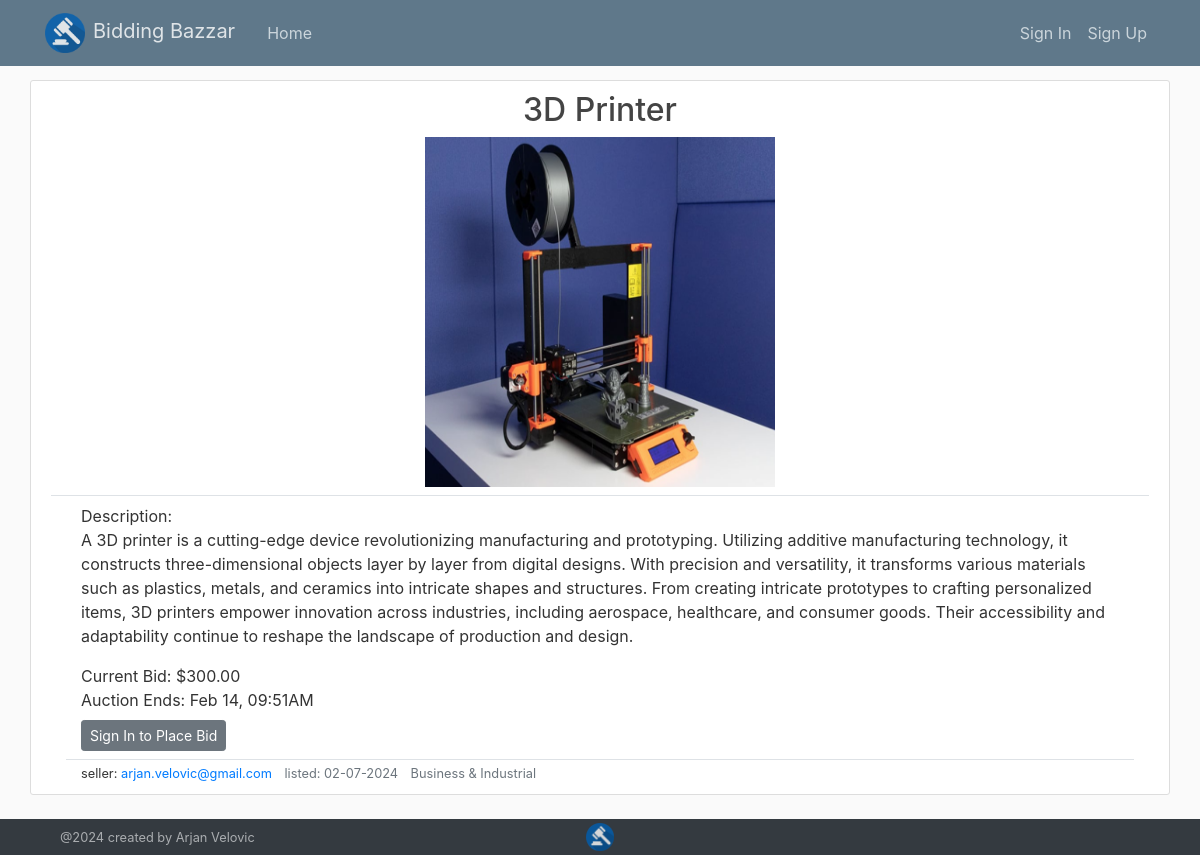
Page /item/1 on the committed database.
### flaskmarket/models.py (models this page shows, shortened)
class Item(db.Model):
    id = db.Column(db.Integer, primary_key=True)
    title = db.Column(db.String(100), nullable=False)
    description = db.Column(db.Text, nullable=False)
    category = db.Column(db.String(100), nullable=False)
    image_file = db.Column(db.String(50), nullable=False, default='default2.jpg')
    price = db.Column(db.Numeric, nullable=False)
    seller = db.Column(db.Integer, db.ForeignKey('user.id'), nullable=False)
    listeddate = db.Column(db.DateTime, nullable=False, default=datetime.utcnow)
    enddate = db.Column(db.DateTime, nullable=False, default=datetime.utcnow)
    hasbuyer = db.Column(db.Boolean, nullable = False, default = False)
    bidinfo = db.relationship('Bid', backref='item', lazy=True)
    watches = db.relationship('Watchlist', backref='item', lazy=True)
    @hybrid_property
    def notactive(self):
        if datetime.utcnow() - timedelta(hours=5) >= self.enddate:
            return True
        else:
            return False

class User(db.Model, UserMixin):
    id = db.Column(db.Integer, primary_key=True)
    firstname = db.Column(db.String(100), nullable=False)
    lastname = db.Column(db.String(100), nullable=False)
    address = db.Column(db.String(200), nullable=False)
    phonenumber = db.Column(db.String(20), nullable=False)
    email = db.Column(db.String(120), unique=True, nullable=False)
    image_file = db.Column(db.String(20), nullable=False, default='default.jpg')
    password = db.Column(db.String(60), nullable=False)
    datecreated = db.Column(db.DateTime, nullable=False, default=datetime.utcnow)
    posts = db.relationship('Item', backref='author', lazy=True)
    bids = db.relationship('Bid', backref='bidder', lazy=True)
    watching = db.relationship('Watchlist', backref='watcher', lazy=True)

### flaskmarket/items/routes.py (the view, shortened to what this page needs)
@items.route("/item/<int:item_id>", methods=['GET', 'POST'])
def item(item_id):
    item = Item.query.get_or_404(item_id)
    bidform = BidForm()
    watchlistform = WatchlistForm()
    bidform.bidvalue.validators = [NumberRange(min=item.price+1, message='You must beat the current bid by atleast $1.00')]
    return render_template('item.html', title=item.title, item=item, bidform=bidform, watchlistform = watchlistform)

### flaskmarket/templates/item.html (shortened to what this page needs)
{% extends "layout.html" %}
{% block content %}
  <article class="content-section row d-flex justify-content-center">
    <div class= "mb-2 text-center">
      <a class="article-title h2 text-capitalize" href="{{ url_for('items.item', item_id=item.id) }}">{{ item.title }}</a>
    </div>
    <div class="d-flex col-12 justify-content-center border-bottom pb-2">
      <img class="article-img3" src="{{ url_for('static', filename='item_pics/' + item.image_file) }}">
    </div>
    <div class="col-12">
      <div id = "item_info_block" class="container my-2">
        <div>Description:</div>
        <div class="mb-3">{{ item.description }}</div>
        {% if item.notactive and item.hasbuyer%}
          <div>Sold Price: ${{ item.price|round(2) }}</div>
        {% elif item.notactive and item.hasbuyer == False %}
        <div>Price: ${{ item.price|round(2) }}</div>
        {% elif item.notactive == False %}
          <div>Current Bid: ${{ item.price|round(2) }}</div>
        {% endif %}
        {% if item.notactive%}
          <div>Ended: {{ item.enddate.strftime('%h %d, %I:%M%p') }}</div>
        {% else %}
          <div>Auction Ends: {{ item.enddate.strftime('%h %d, %I:%M%p') }}</div>
        {% endif %}
      </div>
      <div id="item_form_block" class="container my-2">
        {% if item.author == current_user %}
          {% if item.notactive%}
            <a class="btn btn-secondary btn-sm" href="{{ url_for('items.update_item', item_id=item.id) }}">Relist Item</a>
          {% else %}
            {% if item.hasbuyer %}
              <div>
                <small>The listing cannot be updated or deleted once a bid has been made</small>
              </div>
            {% else %}
              <div>
                <a class="btn btn-secondary btn-sm" href="{{ url_for('items.update_item', item_id=item.id) }}">Update</a>
                <button type="button" class="btn btn-danger btn-sm mx-1" data-toggle="modal" data-target="#deleteModal">Delete</button>
              </div>
            {% endif %}
        {% endif %}
        {% else %}
          {% if item.notactive == False %}
            <div>
              <a class="btn btn-secondary btn-sm" href="{{ url_for('users.signin') }}">Sign In to Place Bid</a>
            </div>
          {% endif %}
        {% endif %}
      </div>
      <div id="item_user_info" class="border-top container">
        <small>seller: <a href="{{ url_for('users.user_items', email=item.author.email) }}">{{ item.author.email }}</a></small>
        <small class="ml-2 text-muted">listed: {{ item.listeddate.strftime('%m-%d-%Y') }}</small>
        {% if item.category != "None" %}
        <small class="ml-2 text-muted">{{ item.category }}</small>
        {% endif %}
      </div>
    </div>
  </article>
{% endblock content %}

### flaskmarket/templates/layout.html (shortened to what this page needs)
<!DOCTYPE html>
<html>
<head>
    <link rel="stylesheet" href="https://cdn.jsdelivr.net/npm/bootstrap@4.3.1/dist/css/bootstrap.min.css">
    <link rel="stylesheet" type="text/css" href="{{ url_for('static', filename='main.css') }}">
</head>
<body>
  <div id="page-container">
    <div id="content-wrap">
      <header class="site-header">
        <nav class="navbar navbar-expand-md navbar-dark bg-steel fixed-top">
          <div class="container">
            <a class="navbar-brand mr-4 navlogo" href="{{ url_for('main.home') }}">
              <img class="logo mr-2" src = "../static/MarketLogo.png"  alt="Logo">Bidding Bazzar</a>
            <div class="collapse navbar-collapse" id="navbarToggle">
              <div class="navbar-nav mr-auto">
                <a class="nav-item nav-link" href="{{ url_for('main.home') }}">Home</a>
              </div>
              <div class="navbar-nav">
                {% if current_user.is_authenticated %}
                <a class="nav-item nav-link" href="{{ url_for('items.new_item') }}">List Item</a>
                  <a class="nav-item nav-link" href="{{ url_for('users.account') }}">Account</a>
                  <a class="nav-item nav-link" href="{{ url_for('users.logout') }}">Sign Out</a>
                {% else %}
                  <a class="nav-item nav-link" href="{{ url_for('users.signin') }}">Sign In</a>
                  <a class="nav-item nav-link" href="{{ url_for('users.signup') }}">Sign Up</a>
                {% endif %}
              </div>
            </div>
          </div>
        </nav>
      </header>
      <div role="main" class="container">
        <div class="flex">
            {% block content %}{% endblock %}
        </div>
      </div>
    </div>
    <footer class = "footer d-flex bg-dark text-light justify-content-center align-items-center" id="footer">
      <div class="container row">
        <div class="col-4 d-flex align-items-center"><a class="small text-light footerlink" href="https://velovicportfolio.netlify.app/">@2024 created by Arjan Velovic</a></div>
        <div class="col-4 text-center my-1"><a href="{{ url_for('main.home') }}">
          <img class="logo2" src = "../static/MarketLogo.png"  alt="Logo"></a></div>
        <div class="col-4"></div>
      </div>
    </footer>
  </div>
</body>
</html>

### flaskmarket/static/main.css (style rules this page uses)
body { background: #fafafa; color: #333333; margin-top: 5rem; }
.bg-steel { background-color: #5f788a; }
.site-header .navbar-nav .nav-link { color: #cbd5db; }
.content-section { background: #ffffff; padding: 10px 20px; border: 1px solid #dddddd; border-radius: 3px; margin-bottom: 20px; }
.article-title { color: #444444; }
.article-img3 { height: 350px; width: 350px; }
.logo { height: 40px; width: 40px; }
.logo2 { height: 28px; width: 28px; opacity: 80%; }
.footerlink { opacity: 60%; }
.navlogo { opacity: 80%; }
#page-container { position: relative; min-height: calc(100vh - 5rem); }
#content-wrap { padding-bottom: 2.5rem; }
#footer { position: absolute; bottom: 0; width: 100%; }

### rows in the picture
Item: title "3D Printer", image_file (picture), description "A 3D printer is a cutting-edge device revolutionizing manufacturing and prototyping. Utilizing additive manufacturing technology, it constructs three-dimensional objects layer by layer from digital designs. With precision and versatility, it transforms various materials such as plastics, metals, and ceramics into intricate shapes and structures. From creating intricate prototypes to crafting personalized items, 3D printers empower innovation across industries, including aerospace, healthcare, and consumer goods. Their accessibility and adaptability continue to reshape the landscape of production and design.", price "300.00", enddate "Feb 14, 09:51AM", listeddate "02-07-2024", category "Business & Industrial"
User: author.email "arjan.velovic@gmail.com"
